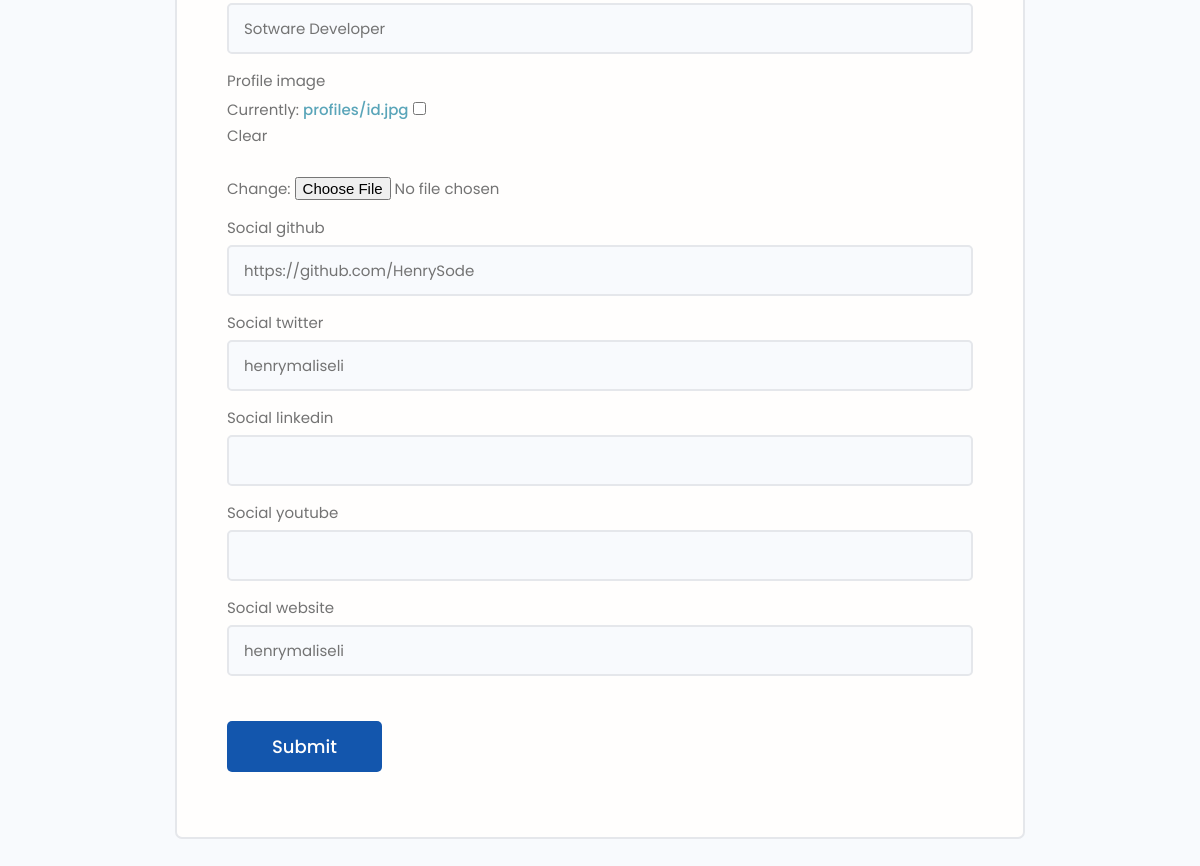
The app's page /users/edit-account (signed in, lower part), older data.
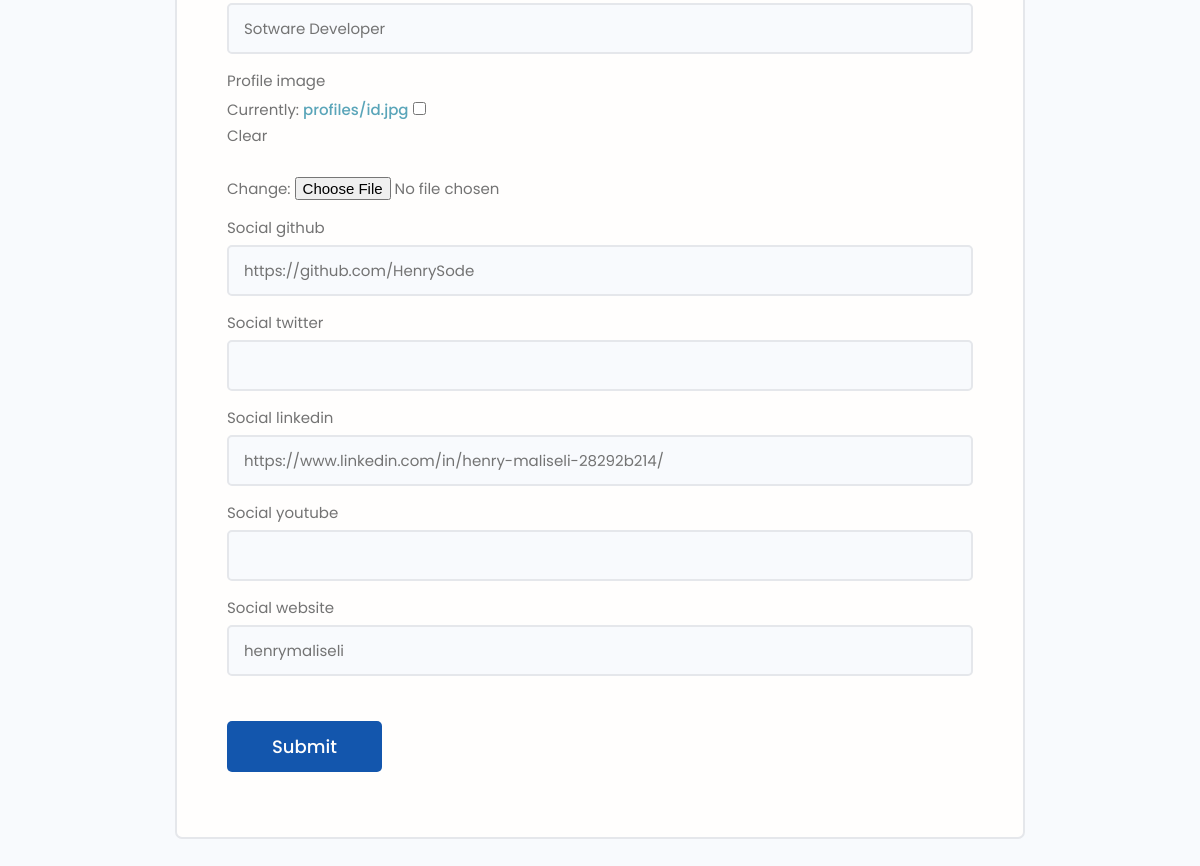
The same page, newer data.
### users/models.py (models this page shows, shortened)
class Profile(models.Model):
    user = models.OneToOneField(User, on_delete=models.CASCADE, null=True, blank=True)
    name = models.CharField(max_length=200, blank=True, null=True)
    email = models.EmailField(max_length=500, blank=True, null=True)
    username = models.CharField(max_length=200, blank=True, null=True)
    location = models.CharField(max_length=200, blank=True, null=True)
    short_intro = models.CharField(max_length=200, blank=True, null=True)
    bio = models.TextField(blank=True, null=True)
    profile_image = models.ImageField(null=True, blank=True, upload_to='profiles/', default="profiles/user.jpeg")
    social_github = models.CharField(max_length=200, blank=True, null=True)
    social_twitter = models.CharField(max_length=200, blank=True, null=True)
    social_linkedin = models.CharField(max_length=200, blank=True, null=True)
    social_youtube = models.CharField(max_length=200, blank=True, null=True)
    social_website = models.CharField(max_length=200, blank=True, null=True)
    created = models.DateTimeField(auto_now_add = True)
    id = models.UUIDField(default=uuid.uuid4, unique = True,
                          primary_key = True, editable = False)

### users/views.py (the view)
# urls.py: path('edit-account', views.editAccount, name="edit-account"),
@login_required(login_url='login')
def editAccount(request):
    profile = request.user.profile
    form = ProfileForm(instance=profile)
    if request.method == 'POST':
        form = ProfileForm(request.POST, request.FILES, instance=profile)
        if form.is_valid():
            form.save()
            return redirect('account')
    context = {'form': form}
    return render(request, 'users/profile_form.html', context)

### users/forms.py
class ProfileForm(ModelForm):
    class Meta:
        model = Profile
        fields = ['name','email','username', 'location', 'bio', 'short_intro', 'profile_image' ,
                  'social_github', 'social_twitter', 'social_linkedin', 'social_youtube', 'social_website',
                  ]
    def __init__(self, *args, **kwargs):
        super(ProfileForm, self).__init__(*args, **kwargs)
        for name, field in self.fields.items():
            field.widget.attrs.update({'class':'input'})

### users/templates/users/profile_form.html (shortened to what this page needs)
{% extends 'main.html' %}
{% block content %}
<main class="formPage my-xl">
    <div class="content-box">
        <div class="formWrapper">
            <br>
            <form class="form" method="POST" action="{% url 'edit-account'%}" enctype="multipart/form-data">
                {% for field in form %}
                <div class="form__field">
                    <label for="formInput#text">{{field.label}} </label>
                    {{field}}
                </div>
                {% endfor  %}
                <input class="btn btn--sub btn--lg  my-md" type="submit" value="Submit" />
            </form>
        </div>
    </div>
</main>
{% endblock %}

Row changes from the older to the newer data that the page shows:
changed Profile "Sotware Developer": social_twitter "henrymaliseli" → (not shown); social_linkedin (not shown) → "https://www.linkedin.com/in/henry-maliseli-28292b214/"
